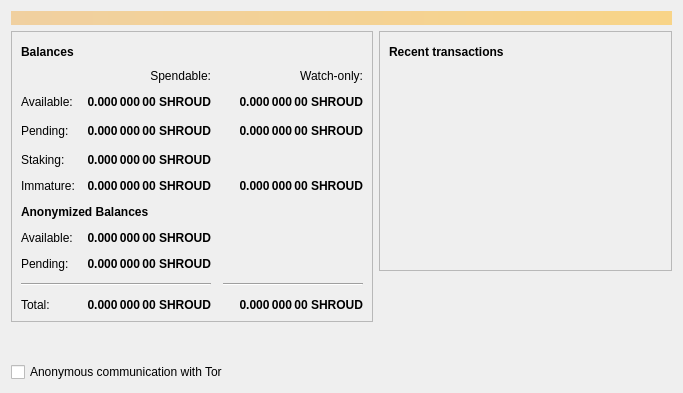
<?xml version="1.0" encoding="UTF-8"?>
<ui version="4.0">
 <class>OverviewPage</class>
 <widget class="QWidget" name="OverviewPage">
  <property name="geometry">
   <rect>
    <x>0</x>
    <y>0</y>
    <width>683</width>
    <height>393</height>
   </rect>
  </property>
  <property name="windowTitle">
   <string>Form</string>
  </property>
  <layout class="QVBoxLayout" name="topLayout">
   <item>
    <widget class="QLabel" name="labelAlerts">
     <property name="visible">
      <bool>false</bool>
     </property>
     <property name="styleSheet">
      <string notr="true">QLabel { background-color: qlineargradient(x1: 0, y1: 0, x2: 1, y2: 0, stop:0 #F0D0A0, stop:1 #F8D488); color:#000000; }</string>
     </property>
     <property name="wordWrap">
      <bool>true</bool>
     </property>
     <property name="margin">
      <number>3</number>
     </property>
     <property name="textInteractionFlags">
      <set>Qt::TextSelectableByMouse</set>
     </property>
    </widget>
   </item>
   <item>
    <layout class="QHBoxLayout" name="horizontalLayout" stretch="1,1">
     <item>
      <layout class="QVBoxLayout" name="verticalLayout_2">
       <item>
        <widget class="QFrame" name="frame">
         <property name="frameShape">
          <enum>QFrame::StyledPanel</enum>
         </property>
         <property name="frameShadow">
          <enum>QFrame::Raised</enum>
         </property>
         <layout class="QVBoxLayout" name="verticalLayout_4">
          <item>
           <layout class="QHBoxLayout" name="horizontalLayout_4">
            <item>
             <widget class="QLabel" name="label_5">
              <property name="font">
               <font>
                <weight>75</weight>
                <bold>true</bold>
               </font>
              </property>
              <property name="text">
               <string>Balances</string>
              </property>
             </widget>
            </item>
            <item>
             <widget class="QPushButton" name="labelWalletStatus">
              <property name="enabled">
               <bool>false</bool>
              </property>
              <property name="maximumSize">
               <size>
                <width>30</width>
                <height>16777215</height>
               </size>
              </property>
              <property name="toolTip">
               <string>The displayed information may be out of date. Your wallet automatically synchronizes with the Shroud network after a connection is established, but this process has not completed yet.</string>
              </property>
              <property name="text">
               <string/>
              </property>
              <property name="icon">
               <iconset resource="../bitcoin.qrc">
                <normaloff>:/icons/warning</normaloff>
                <disabledoff>:/icons/warning</disabledoff>:/icons/warning</iconset>
              </property>
              <property name="iconSize">
               <size>
                <width>24</width>
                <height>24</height>
               </size>
              </property>
              <property name="flat">
               <bool>true</bool>
              </property>
             </widget>
            </item>
            <item>
             <spacer name="horizontalSpacer_3">
              <property name="orientation">
               <enum>Qt::Horizontal</enum>
              </property>
              <property name="sizeHint" stdset="0">
               <size>
                <width>40</width>
                <height>20</height>
               </size>
              </property>
             </spacer>
            </item>
           </layout>
          </item>
          <item>
           <layout class="QGridLayout" name="gridLayout">
            <property name="spacing">
             <number>12</number>
            </property>
            <item row="4" column="2">
             <widget class="QLabel" name="labelWatchImmature">
              <property name="font">
               <font>
                <weight>75</weight>
                <bold>true</bold>
               </font>
              </property>
              <property name="cursor">
               <cursorShape>IBeamCursor</cursorShape>
              </property>
              <property name="toolTip">
               <string>Mined balance in watch-only addresses that has not yet matured</string>
              </property>
              <property name="text">
               <string notr="true">0.000 000 00 SHROUD</string>
              </property>
              <property name="alignment">
               <set>Qt::AlignRight|Qt::AlignTrailing|Qt::AlignVCenter</set>
              </property>
              <property name="textInteractionFlags">
               <set>Qt::LinksAccessibleByMouse|Qt::TextSelectableByKeyboard|Qt::TextSelectableByMouse</set>
              </property>
             </widget>
            </item>
            <item row="2" column="2">
             <widget class="QLabel" name="labelWatchPending">
              <property name="font">
               <font>
                <weight>75</weight>
                <bold>true</bold>
               </font>
              </property>
              <property name="cursor">
               <cursorShape>IBeamCursor</cursorShape>
              </property>
              <property name="toolTip">
               <string>Unconfirmed transactions to watch-only addresses</string>
              </property>
              <property name="text">
               <string notr="true">0.000 000 00 SHROUD</string>
              </property>
              <property name="alignment">
               <set>Qt::AlignRight|Qt::AlignTrailing|Qt::AlignVCenter</set>
              </property>
              <property name="textInteractionFlags">
               <set>Qt::LinksAccessibleByMouse|Qt::TextSelectableByKeyboard|Qt::TextSelectableByMouse</set>
              </property>
             </widget>
            </item>
            <item row="8" column="1">
             <widget class="QLabel" name="labelSigmaPending">
              <property name="font">
               <font>
                <weight>75</weight>
                <bold>true</bold>
               </font>
              </property>
              <property name="cursor">
               <cursorShape>IBeamCursor</cursorShape>
              </property>
              <property name="toolTip">
               <string>Total of anonymize transactions that have yet to be confirmed, and do not yet count toward the spendable balance</string>
              </property>
              <property name="text">
               <string notr="true">0.000 000 00 SHROUD</string>
              </property>
              <property name="alignment">
               <set>Qt::AlignRight|Qt::AlignTrailing|Qt::AlignVCenter</set>
              </property>
              <property name="textInteractionFlags">
               <set>Qt::LinksAccessibleByMouse|Qt::TextSelectableByKeyboard|Qt::TextSelectableByMouse</set>
              </property>
             </widget>
            </item>
            <item row="5" column="0" colspan="2">
             <widget class="QLabel" name="label">
              <property name="font">
               <font>
                <weight>75</weight>
                <bold>true</bold>
               </font>
              </property>
              <property name="text">
               <string>Anonymized Balances</string>
              </property>
             </widget>
            </item>
            <item row="1" column="2">
             <widget class="QLabel" name="labelWatchAvailable">
              <property name="font">
               <font>
                <weight>75</weight>
                <bold>true</bold>
               </font>
              </property>
              <property name="cursor">
               <cursorShape>IBeamCursor</cursorShape>
              </property>
              <property name="toolTip">
               <string>Your current balance in watch-only addresses</string>
              </property>
              <property name="text">
               <string notr="true">0.000 000 00 SHROUD</string>
              </property>
              <property name="alignment">
               <set>Qt::AlignRight|Qt::AlignTrailing|Qt::AlignVCenter</set>
              </property>
              <property name="textInteractionFlags">
               <set>Qt::LinksAccessibleByMouse|Qt::TextSelectableByKeyboard|Qt::TextSelectableByMouse</set>
              </property>
             </widget>
            </item>
            <item row="7" column="0">
             <widget class="QLabel" name="labelSigmaBalanceText">
              <property name="text">
               <string>Available:</string>
              </property>
             </widget>
            </item>
            <item row="0" column="2">
             <widget class="QLabel" name="labelWatchonly">
              <property name="text">
               <string>Watch-only:</string>
              </property>
              <property name="alignment">
               <set>Qt::AlignRight|Qt::AlignTrailing|Qt::AlignVCenter</set>
              </property>
             </widget>
            </item>
            <item row="10" column="0">
             <widget class="QLabel" name="labelTotalText">
              <property name="text">
               <string>Total:</string>
              </property>
             </widget>
            </item>
            <item row="7" column="1">
             <widget class="QLabel" name="labelSigmaBalance">
              <property name="font">
               <font>
                <weight>75</weight>
                <bold>true</bold>
               </font>
              </property>
              <property name="cursor">
               <cursorShape>IBeamCursor</cursorShape>
              </property>
              <property name="toolTip">
               <string>Your current spendable anonymized balance</string>
              </property>
              <property name="text">
               <string>0.000 000 00 SHROUD</string>
              </property>
              <property name="alignment">
               <set>Qt::AlignRight|Qt::AlignTrailing|Qt::AlignVCenter</set>
              </property>
              <property name="textInteractionFlags">
               <set>Qt::LinksAccessibleByMouse|Qt::TextSelectableByKeyboard|Qt::TextSelectableByMouse</set>
              </property>
             </widget>
            </item>
            <item row="4" column="1">
             <widget class="QLabel" name="labelImmature">
              <property name="font">
               <font>
                <weight>75</weight>
                <bold>true</bold>
               </font>
              </property>
              <property name="cursor">
               <cursorShape>IBeamCursor</cursorShape>
              </property>
              <property name="toolTip">
               <string>Mined balance that has not yet matured</string>
              </property>
              <property name="text">
               <string notr="true">0.000 000 00 SHROUD</string>
              </property>
              <property name="alignment">
               <set>Qt::AlignRight|Qt::AlignTrailing|Qt::AlignVCenter</set>
              </property>
              <property name="textInteractionFlags">
               <set>Qt::LinksAccessibleByMouse|Qt::TextSelectableByKeyboard|Qt::TextSelectableByMouse</set>
              </property>
             </widget>
            </item>
            <item row="8" column="0">
             <widget class="QLabel" name="labelSigmaPendingText">
              <property name="text">
               <string>Pending:</string>
              </property>
             </widget>
            </item>
            <item row="2" column="1">
             <widget class="QLabel" name="labelUnconfirmed">
              <property name="font">
               <font>
                <weight>75</weight>
                <bold>true</bold>
               </font>
              </property>
              <property name="cursor">
               <cursorShape>IBeamCursor</cursorShape>
              </property>
              <property name="toolTip">
               <string>Total of transactions that have yet to be confirmed, and do not yet count toward the spendable balance</string>
              </property>
              <property name="text">
               <string notr="true">0.000 000 00 SHROUD</string>
              </property>
              <property name="alignment">
               <set>Qt::AlignRight|Qt::AlignTrailing|Qt::AlignVCenter</set>
              </property>
              <property name="textInteractionFlags">
               <set>Qt::LinksAccessibleByMouse|Qt::TextSelectableByKeyboard|Qt::TextSelectableByMouse</set>
              </property>
             </widget>
            </item>
            <item row="2" column="3">
             <spacer name="horizontalSpacer_2">
              <property name="orientation">
               <enum>Qt::Horizontal</enum>
              </property>
              <property name="sizeHint" stdset="0">
               <size>
                <width>40</width>
                <height>20</height>
               </size>
              </property>
             </spacer>
            </item>
            <item row="1" column="1">
             <widget class="QLabel" name="labelBalance">
              <property name="font">
               <font>
                <weight>75</weight>
                <bold>true</bold>
               </font>
              </property>
              <property name="cursor">
               <cursorShape>IBeamCursor</cursorShape>
              </property>
              <property name="toolTip">
               <string>Your current spendable balance</string>
              </property>
              <property name="text">
               <string notr="true">0.000 000 00 SHROUD</string>
              </property>
              <property name="alignment">
               <set>Qt::AlignRight|Qt::AlignTrailing|Qt::AlignVCenter</set>
              </property>
              <property name="textInteractionFlags">
               <set>Qt::LinksAccessibleByMouse|Qt::TextSelectableByKeyboard|Qt::TextSelectableByMouse</set>
              </property>
             </widget>
            </item>
            <item row="4" column="0">
             <widget class="QLabel" name="labelImmatureText">
              <property name="text">
               <string>Immature:</string>
              </property>
             </widget>
            </item>
            <item row="1" column="0">
             <widget class="QLabel" name="labelBalanceText">
              <property name="text">
               <string>Available:</string>
              </property>
             </widget>
            </item>
            <item row="10" column="1">
             <widget class="QLabel" name="labelTotal">
              <property name="font">
               <font>
                <weight>75</weight>
                <bold>true</bold>
               </font>
              </property>
              <property name="cursor">
               <cursorShape>IBeamCursor</cursorShape>
              </property>
              <property name="toolTip">
               <string>Your current total balance</string>
              </property>
              <property name="text">
               <string notr="true">0.000 000 00 SHROUD</string>
              </property>
              <property name="alignment">
               <set>Qt::AlignRight|Qt::AlignTrailing|Qt::AlignVCenter</set>
              </property>
              <property name="textInteractionFlags">
               <set>Qt::LinksAccessibleByMouse|Qt::TextSelectableByKeyboard|Qt::TextSelectableByMouse</set>
              </property>
             </widget>
            </item>
            <item row="10" column="2">
             <widget class="QLabel" name="labelWatchTotal">
              <property name="font">
               <font>
                <weight>75</weight>
                <bold>true</bold>
               </font>
              </property>
              <property name="cursor">
               <cursorShape>IBeamCursor</cursorShape>
              </property>
              <property name="toolTip">
               <string>Current total balance in watch-only addresses</string>
              </property>
              <property name="text">
               <string notr="true">0.000 000 00 SHROUD</string>
              </property>
              <property name="alignment">
               <set>Qt::AlignRight|Qt::AlignTrailing|Qt::AlignVCenter</set>
              </property>
              <property name="textInteractionFlags">
               <set>Qt::LinksAccessibleByMouse|Qt::TextSelectableByKeyboard|Qt::TextSelectableByMouse</set>
              </property>
             </widget>
            </item>
            <item row="9" column="0" colspan="2">
             <widget class="Line" name="line">
              <property name="orientation">
               <enum>Qt::Horizontal</enum>
              </property>
             </widget>
            </item>
            <item row="9" column="2">
             <widget class="Line" name="lineWatchBalance">
              <property name="sizePolicy">
               <sizepolicy hsizetype="Preferred" vsizetype="Fixed">
                <horstretch>0</horstretch>
                <verstretch>0</verstretch>
               </sizepolicy>
              </property>
              <property name="minimumSize">
               <size>
                <width>140</width>
                <height>0</height>
               </size>
              </property>
              <property name="orientation">
               <enum>Qt::Horizontal</enum>
              </property>
             </widget>
            </item>
            <item row="2" column="0">
             <widget class="QLabel" name="labelPendingText">
              <property name="text">
               <string>Pending:</string>
              </property>
             </widget>
            </item>
            <item row="0" column="1">
             <widget class="QLabel" name="labelSpendable">
              <property name="text">
               <string>Spendable:</string>
              </property>
              <property name="alignment">
               <set>Qt::AlignRight|Qt::AlignTrailing|Qt::AlignVCenter</set>
              </property>
              <property name="textInteractionFlags">
               <set>Qt::LinksAccessibleByMouse|Qt::TextSelectableByKeyboard|Qt::TextSelectableByMouse</set>
              </property>
             </widget>
            </item>
            <item row="3" column="0">
             <widget class="QLabel" name="labelStaking">
              <property name="text">
               <string>Staking:</string>
              </property>
             </widget>
            </item>
            <item row="3" column="1">
             <widget class="QLabel" name="labelStakeBalance">
              <property name="font">
               <font>
                <weight>75</weight>
                <bold>true</bold>
               </font>
              </property>
              <property name="text">
               <string>0.000 000 00 SHROUD</string>
              </property>
              <property name="alignment">
               <set>Qt::AlignRight|Qt::AlignTrailing|Qt::AlignVCenter</set>
              </property>
             </widget>
            </item>
           </layout>
          </item>
         </layout>
        </widget>
       </item>
       <item>
        <spacer name="verticalSpacer">
         <property name="orientation">
          <enum>Qt::Vertical</enum>
         </property>
         <property name="sizeHint" stdset="0">
          <size>
           <width>20</width>
           <height>40</height>
          </size>
         </property>
        </spacer>
       </item>
       <item>
        <widget class="QCheckBox" name="checkboxEnabledTor">
         <property name="enabled">
          <bool>true</bool>
         </property>
         <property name="text">
          <string>Anonymous communication with Tor</string>
         </property>
         <property name="checked">
          <bool>false</bool>
         </property>
        </widget>
       </item>
      </layout>
     </item>
     <item>
      <layout class="QVBoxLayout" name="verticalLayout_3">
       <item>
        <widget class="QFrame" name="frame_2">
         <property name="frameShape">
          <enum>QFrame::StyledPanel</enum>
         </property>
         <property name="frameShadow">
          <enum>QFrame::Raised</enum>
         </property>
         <layout class="QVBoxLayout" name="verticalLayout">
          <item>
           <layout class="QHBoxLayout" name="horizontalLayout_2">
            <item>
             <widget class="QLabel" name="label_4">
              <property name="font">
               <font>
                <weight>75</weight>
                <bold>true</bold>
               </font>
              </property>
              <property name="text">
               <string>Recent transactions</string>
              </property>
             </widget>
            </item>
            <item>
             <widget class="QPushButton" name="labelTransactionsStatus">
              <property name="enabled">
               <bool>false</bool>
              </property>
              <property name="maximumSize">
               <size>
                <width>30</width>
                <height>16777215</height>
               </size>
              </property>
              <property name="toolTip">
               <string>The displayed information may be out of date. Your wallet automatically synchronizes with the Shroud network after a connection is established, but this process has not completed yet.</string>
              </property>
              <property name="text">
               <string/>
              </property>
              <property name="icon">
               <iconset resource="../bitcoin.qrc">
                <normaloff>:/icons/warning</normaloff>
                <disabledoff>:/icons/warning</disabledoff>:/icons/warning</iconset>
              </property>
              <property name="iconSize">
               <size>
                <width>24</width>
                <height>24</height>
               </size>
              </property>
              <property name="flat">
               <bool>true</bool>
              </property>
             </widget>
            </item>
            <item>
             <spacer name="horizontalSpacer">
              <property name="orientation">
               <enum>Qt::Horizontal</enum>
              </property>
              <property name="sizeHint" stdset="0">
               <size>
                <width>40</width>
                <height>20</height>
               </size>
              </property>
             </spacer>
            </item>
           </layout>
          </item>
          <item>
           <widget class="QListView" name="listTransactions">
            <property name="styleSheet">
             <string notr="true">QListView { background: transparent; }</string>
            </property>
            <property name="frameShape">
             <enum>QFrame::NoFrame</enum>
            </property>
            <property name="verticalScrollBarPolicy">
             <enum>Qt::ScrollBarAlwaysOff</enum>
            </property>
            <property name="horizontalScrollBarPolicy">
             <enum>Qt::ScrollBarAlwaysOff</enum>
            </property>
            <property name="selectionMode">
             <enum>QAbstractItemView::NoSelection</enum>
            </property>
           </widget>
          </item>
         </layout>
        </widget>
       </item>
       <item>
        <spacer name="verticalSpacer_2">
         <property name="orientation">
          <enum>Qt::Vertical</enum>
         </property>
         <property name="sizeHint" stdset="0">
          <size>
           <width>20</width>
           <height>40</height>
          </size>
         </property>
        </spacer>
       </item>
      </layout>
     </item>
    </layout>
   </item>
  </layout>
 </widget>
 <resources>
  <include location="../bitcoin.qrc"/>
 </resources>
 <connections/>
</ui>
